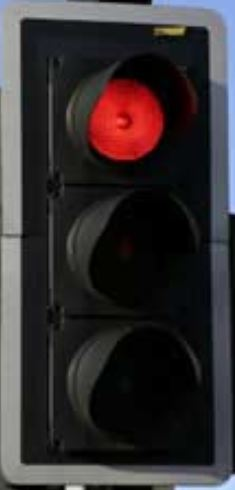
//> input picture Media/t1.JPG, 235 x 490 px; the run also reads 3 pictures not shown here
$ ./main   (built with g++ and OpenCV 4)
//> lines starting //> are read from the running program, lines starting //| are printed output that depends on the picture; pictures that were not available may be replaced by others from this repository, and a replacement may not be noted
#include "opencv2/imgcodecs.hpp"
#include "opencv2/highgui.hpp"
#include "opencv2/imgproc.hpp"
#include <iostream>
#include <conio.h>
#include <algorithm>

using namespace std;
using namespace cv;

int im1L1 = 319, im1L2 = 692;
int im2L1 = 217, im2L2 = 794;        //groundtruth for columns, used to assert
int im3L1 = 347, im3L2 = 701;        //whether its a match for light 1 or 2
int im4L1 = 271, im4L2 = 640;        //and also to find the best match
int im5L1 = 261, im5L2 = 644;
int im6L1 = 238, im6L2 = 650;
int im7L1 = 307, im7L2 = 747;
int im8L1 = 280, im8L2 = 795;
int im9L1 = 359, im9L2 = 630;
int im10L1 = 233, im10L2 = 681;
int im11L1 = 331, im11L2 = 663;
int im12L1 = 373, im12L2 = 715;
int im13L1 = 272, im13L2 = 604;
int im14L1 = 279, im14L2 = 719;
                           //ground truth for states of lights
//green
int one1 = 0, one2 = 0, two1 = 0, two2 = 0, three1 = 0, three2 = 0, six1 = 0, six2 = 0, nine1 = 0, nine2 = 0, ten1 = 0, ten2 = 0, leven1 = 0, leven2 = 0, twelve1 = 0, twelve2 = 0;
//yellow
int sev1 = 1, sev2 = 1, eight1 = 1, eight2 = 1;
//red
int four1 = 2, four2 = 2, thirt1 = 2, thirt2 = 2, fourt1 = 2, fourt2 = 2;
//red + yellow
int five1 = 3, five2 = 3;

double match(string imgName, string tempName) { //takes in image and single template
//> called with imgName = "Media/CamVidLights01.jpg", tempName = "Media/t1.jpg"
	Mat srcImg, tempImg;
	Mat result;
	Mat debug;


	tempImg = imread(tempName);
//> tempImg is the input picture: 490 rows x 235 cols, CV_8UC3; mean B, G, R 49, 47.5, 52.9
	if (tempImg.data == NULL) {
		printf("template imread() failed...\n");

	}

	srcImg = imread(imgName);
	if (srcImg.data == NULL) {
		printf("image imread() failed...\n");

	}
	debug = srcImg;
	double minVal = 0; double maxVal = 0;
	while (true) {

		int match_method = CV_TM_CCORR_NORMED;
		matchTemplate(srcImg, tempImg, result, match_method);
		normalize(result, result, 0, 1, NORM_MINMAX, -1, Mat());   //if i dont do this matches become worse

		Point minLoc, maxLoc, matchLoc;
		minMaxLoc(result, &minVal, &maxVal, &minLoc, &maxLoc, Mat());
		if (match_method == CV_TM_SQDIFF || match_method == CV_TM_SQDIFF_NORMED)  matchLoc = minLoc;
		else matchLoc = maxLoc;

		rectangle(
			debug,
			matchLoc,
			Point(matchLoc.x + (tempImg.cols), matchLoc.y + (tempImg.rows/1.5)),
			CV_RGB(255, 0, 0),
			3);


		//imshow("debug image", debug);
		//waitKey(100);
		//system("Pause");
		break;
	}
//> this loop made 1 pass
//> (maxVal, minLoc, matchLoc) on pass 1: (1, Point(30, 23), Point(10, 231))
//> srcImg: 246 rows x 118 cols, CV_8UC3; mean B, G, R 48.3, 46.9, 57.5

	return minVal*1000000;      //initial value is very small
}

Point matchCol(string imgName, string tempName) {  //returns location of the match
	Mat srcImg, tempImg;
	Mat result;
	Mat debug;


	tempImg = imread(tempName);
	if (tempImg.data == NULL) {
		printf("template imread() failed...\n");

	}

	srcImg = imread(imgName);
	if (srcImg.data == NULL) {
		printf("image imread() failed...\n");

	}

	debug = srcImg;
	Point minLoc, maxLoc, matchLoc;
	double minVal = 0; double maxVal = 0;

	while (true) {

		int match_method = CV_TM_CCORR_NORMED;
		matchTemplate(srcImg, tempImg, result, match_method);
		normalize(result, result, 0, 1, NORM_MINMAX, -1, Mat());

		minMaxLoc(result, &minVal, &maxVal, &minLoc, &maxLoc, Mat());
		if (match_method == CV_TM_SQDIFF || match_method == CV_TM_SQDIFF_NORMED)  matchLoc = minLoc;
		else matchLoc = maxLoc;

		rectangle(
			debug,
			matchLoc,
			Point(matchLoc.x + tempImg.cols, matchLoc.y + tempImg.rows),
			CV_RGB(255, 0, 0),
			3);

		break;
	}

	return matchLoc;
}

// [118 lines left out: functions match2, getRed, getGreen, getYellow, getBlackPercent, recall and 3 more, not called in this run]
int main(int argc, char* argv[])
{
	int colL1, colL2;
	string temp1, temp2, temp3, temp4, temp5, temp6, temp7, temp8, temp9;
	string img1, img2, img3, img4, img5, img6, img7, img8, img9, img10, img11, img12, img13, img14;

	temp1 = "Media/t1.jpg";
	temp2 = "Media/t4.jpg";
	temp3 = "Media/t6.jpg";
	temp4 = "Media/t44.jpg";
	temp5 = "Media/t66.jpg";
	temp6 = "Media/t2.jpg";
	temp7 = "Media/tL.jpg";
	temp8 = "Media/tn1.jpg";
	temp9 = "Media/tn2.jpg";

	string tempArr[] = { temp1, temp2, temp3, temp4, temp5, temp6, temp7, temp8, temp9 };

	img1 = "Media/CamVidLights01.jpg";
	img2 = "Media/CamVidLights02.jpg";
	img3 = "Media/CamVidLights03.jpg";
	img4 = "Media/CamVidLights04.jpg";
	img5 = "Media/CamVidLights05.jpg";
	img6 = "Media/CamVidLights06.jpg";
	img7 = "Media/CamVidLights07.jpg";
	img8 = "Media/CamVidLights08.jpg";
	img9 = "Media/CamVidLights09.jpg";
	img10 = "Media/CamVidLights10.jpg";
	img11 = "Media/CamVidLights11.jpg";
	img12 = "Media/CamVidLights12.jpg";
	img13 = "Media/CamVidLights13.jpg";
	img14 = "Media/CamVidLights14.jpg";

	string imgarray[] = { img1, img2, img3, img4, img5, img6, img7, img8, img9, img10, img11, img12, img13, img14 };
	string imgName;
	int imageName = 0;
	int difArr1[10] = {};
	int difArr2[10] = {};
	bool exit = true;
	int FP = 0;
	int TP = 0;
	int FN = 0;
	int TN = 0;
	int FParray[14] = {};
	int countStates = 0;

	while (imageName < 14) {
		int status;
		string resultTemp1, resultTemp2;
		int col1, col2;
		Mat cimg1, cimg2;
		Mat r1, r2, g1, g2, y1, y2;
		double rb1, gb1, yb1, rb2, gb2, yb2;
		double minim1, minim2;
		Point colsLoc;
		double minval;

		//cout << "What image would you like to test?  (0-13)" << endl;
		//cin >> imageName;
		int i = imageName;
		imgName = imgarray[imageName];
		                                 //following giving the ground truth values for columns
		if (imageName == 0) {
			colL1 = im1L1;
			colL2 = im1L2;
		}
		if (imageName == 1) {
			colL1 = im2L1;
			colL2 = im2L2;
		}
		if (imageName == 2) {
			colL1 = im3L1;
			colL2 = im3L2;
		}
		if (imageName == 3) {
			colL1 = im4L1;
			colL2 = im4L2;
		}
		if (imageName == 4) {
			colL1 = im5L1;
			colL2 = im5L2;
		}
		if (imageName == 5) {
			colL1 = im6L1;
			colL2 = im6L2;
		}
		if (imageName == 6) {
			colL1 = im7L1;
			colL2 = im7L2;
		}
		if (imageName == 7) {
			colL1 = im8L1;
			colL2 = im8L2;
		}
		if (imageName == 8) {
			colL1 = im9L1;
			colL2 = im9L2;
		}
		if (imageName == 9) {
			colL1 = im10L1;
			colL2 = im10L2;
		}
		if (imageName == 10) {
			colL1 = im11L1;
			colL2 = im11L2;
		}
		if (imageName == 11) {
			colL1 = im12L1;
			colL2 = im12L2;
		}
		if (imageName == 12) {
			colL1 = im13L1;
			colL2 = im13L2;
		}
		if (imageName == 13) {
			colL1 = im14L1;
			colL2 = im14L2;
		}


		int diff1_1 = 0, diff1_2 = 0, diff2_1 = 0, diff2_2 = 0, diff3_1 = 0, diff3_2 = 0, diff4_1 = 0, diff4_2 = 0;
		int diff5_1 = 0, diff5_2 = 0, diff6_1 = 0, diff6_2 = 0, diff7_1 = 0, diff7_2 = 0, diff8_1 = 0, diff8_2 = 0;
		int diff9_1 = 0, diff9_2 = 0, diff10_1 = 0, diff10_2 = 0, diff11_1 = 0, diff11_2 = 0, diff12_1 = 0, diff12_2;
		int diff13_1 = 0, diff13_2 = 0, diff14_1 = 0, diff14_2 = 0;
		int matches1 = 0, matches2 = 0;
		int count1 = NULL, count2 = NULL;
		int min1 = 100000, min2 = 100000;

		minval = match(imgName, temp1);
//> minval = 0
		colsLoc = matchCol(imgName, temp1);
//> the loop in matchCol, `while (true)` made 1 pass
//> colsLoc = Point(10, 231)
		if (minval > 0.0) {                   //if so its a match
			if (colsLoc.x < 400) {            //if so its a match for light 1
				matches1++;
				diff1_1 = abs(colsLoc.x - colL1);
				if (diff1_1 < min1) { min1 = diff1_1; difArr1[0] = diff1_1; };  //if smaller then = min and put into array of diffs
			}
			if (colsLoc.x > 400) {
				matches2++;
				diff1_2 = abs(colsLoc.x - colL2);
				if (diff1_2 < min2) { min2 = diff1_2; difArr2[0] = diff1_2; };
			}
		}


		minval = match(imgName, temp2);
//> call 2 of match, with imgName = "Media/CamVidLights01.jpg", tempName = "Media/t4.jpg"
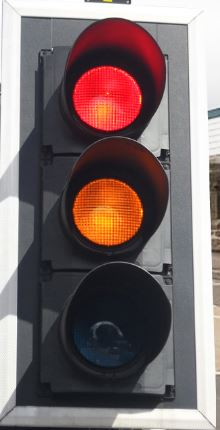
//> input picture Media/t4.JPG, 220 x 430 px
//> in match, tempImg is the input picture: 430 rows x 220 cols, CV_8UC3; mean B, G, R 108.9, 108.9, 124.4
//> the loop in match (call 2), `while (true)` made 1 pass
//> (maxVal, minLoc, matchLoc) on pass 1: (1, Point(34, 78), Point(7, 174))
//> after the loop in match (call 2), `while (true)`: srcImg: 246 rows x 118 cols, CV_8UC3; mean B, G, R 46.7, 45.2, 58.6
		colsLoc = matchCol(imgName, temp2);
//> the loop in matchCol (call 2), `while (true)` made 1 pass
//> colsLoc = Point(7, 174)
		if (minval > 0.0) {
			if (colsLoc.x < 400) {
				matches1++;
				diff2_1 = abs(colsLoc.x - colL1);
				if (diff2_1 < min1) { min1 = diff2_1; difArr1[1] = diff2_1; };
			}
			if (colsLoc.x > 400) {
				matches2++;
				diff2_2 = abs(colsLoc.x - colL2);
				if (diff2_2 < min1) { min1 = diff2_2; difArr2[1] = diff2_2; };
			}

		}

		minval = match(imgName, temp3);
//> call 3 of match, with imgName = "Media/CamVidLights01.jpg", tempName = "Media/t6.jpg"
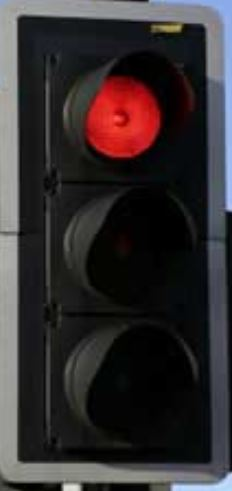
//> input picture Media/t6.JPG, 232 x 491 px
//> in match, tempImg is the input picture: 491 rows x 232 cols, CV_8UC3; mean B, G, R 47.6, 46.2, 51.7
//> the loop in match (call 3), `while (true)` made 1 pass
//> (maxVal, minLoc, matchLoc) on pass 1: (1, Point(27, 20), Point(7, 229))
//> after the loop in match (call 3), `while (true)`: srcImg: 246 rows x 118 cols, CV_8UC3; mean B, G, R 48.3, 46.9, 57.8
		colsLoc = matchCol(imgName, temp3);
//> colsLoc = Point(7, 229)
		if (minval > 0.0) {
			if (colsLoc.x < 400) {
				matches1++;
				diff3_1 = abs(colsLoc.x - colL1);
				if (diff3_1 < min1) { min1 = diff3_1; difArr1[2] = diff3_1; };
			}
			if (colsLoc.x > 400) {
				matches2++;
				diff3_2 = abs(colsLoc.x - colL2);
				if (diff3_2 < min1) { min1 = diff3_2; difArr2[2] = diff3_2; };
			}
		}

		minval = match(imgName, temp4);
//> call 4 of match, with imgName = "Media/CamVidLights01.jpg", tempName = "Media/t44.jpg"
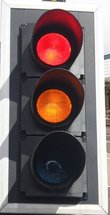
//> input picture Media/t44.jpg, 110 x 215 px
//> in match, tempImg is the input picture: 215 rows x 110 cols, CV_8UC3; mean B, G, R 109, 108.9, 124.3
//> the loop in match (call 4), `while (true)` made 1 pass
//> (maxVal, minLoc, matchLoc) on pass 1: (1, Point(0, 20), Point(5, 1))
//> after the loop in match (call 4), `while (true)`: srcImg: 246 rows x 118 cols, CV_8UC3; mean B, G, R 38.3, 37.9, 65
		colsLoc = matchCol(imgName, temp4);
//> after the loop in matchCol (call 4), `while (true)`: srcImg: 246 rows x 118 cols, CV_8UC3; mean B, G, R 35.7, 35.4, 68.9
//> colsLoc = Point(5, 1)
		if (minval > 0.0 && minval) {
			if (colsLoc.x < 400) {
				matches1++;
				diff4_1 = abs(colsLoc.x - colL1);
				if (diff4_1 < min1) { min1 = diff4_1; difArr1[3] = diff4_1; };
			}
			if (colsLoc.x > 400) {
				matches2++;
				diff4_2 = abs(colsLoc.x - colL2);
				if (diff4_2 < min1) { min1 = diff4_2; difArr2[3] = diff4_2; };
			}
		}

		minval = match(imgName, temp5);
//> after the loop in match (call 5), `while (true)`: srcImg: 246 rows x 118 cols, CV_8UC3; mean B, G, R 40.4, 39.6, 63.4
		colsLoc = matchCol(imgName, temp5);
//> after the loop in matchCol (call 5), `while (true)`: srcImg: 246 rows x 118 cols, CV_8UC3; mean B, G, R 38.1, 37.3, 63.1
//> colsLoc = Point(2, 0)
		if (minval > 0.0) {
			if (colsLoc.x < 400) {
				matches1++;
				diff5_1 = abs(colsLoc.x - colL1);
				if (diff5_1 < min1) { min1 = diff5_1; difArr1[4] = diff5_1; };
			}
			if (colsLoc.x > 400) {
				matches2++;
				diff5_2 = abs(colsLoc.x - colL2);
				if (diff5_2 < min1) { min1 = diff5_2; difArr2[4] = diff5_2; };
			}
		}

		minval = match(imgName, temp6);
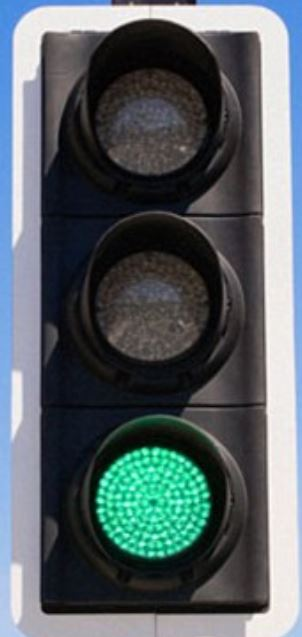
//> input picture Media/t2.JPG, 302 x 637 px
//> in match, tempImg is the input picture: 637 rows x 302 cols, CV_8UC3; mean B, G, R 101.4, 97.3, 87.2
//> the loop in match (call 6), `while (true)` made 1 pass
//> (maxVal, minLoc, matchLoc) on pass 1: (1, Point(58, 358), Point(30, 90))
//> pass 1, in match (call 6), `normalize(result, result, 0, 1, NORM_MINMAX, -1, Mat());`:
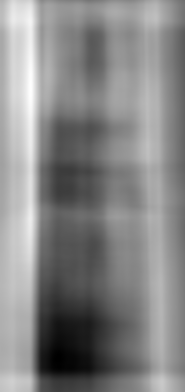
//> result: 392 rows x 185 cols, CV_32FC1; min 0, max 1, mean 0.527
//> after the loop in match (call 6), `while (true)`: srcImg: 246 rows x 118 cols, CV_8UC3; mean B, G, R 47.7, 46.3, 62.3
		colsLoc = matchCol(imgName, temp6);
//> colsLoc = Point(30, 90)
		if (minval > 0.0) {
			if (colsLoc.x < 400) {
				matches1++;
				diff6_1 = abs(colsLoc.x - colL1);
				if (diff6_1 < min1) { min1 = diff6_1; difArr1[5] = diff6_1; };
			}
			if (colsLoc.x > 400) {
				matches2++;
				diff6_2 = abs(colsLoc.x - colL2);
				if (diff6_2 < min1) { min1 = diff6_2; difArr2[5] = diff6_2; };
			}
		}

		minval = match(imgName, temp7);
//> the loop in match (call 7), `while (true)` made 1 pass
//> (maxVal, minLoc, matchLoc) on pass 1: (1, Point(33, 44), Point(9, 2))
//> after the loop in match (call 7), `while (true)`:
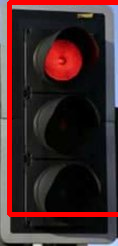
//> srcImg: 246 rows x 118 cols, CV_8UC3; mean B, G, R 41.2, 40.1, 64.4
		colsLoc = matchCol(imgName, temp7);
//> the loop in matchCol (call 7), `while (true)` made 1 pass
//> after the loop in matchCol (call 7), `while (true)`:
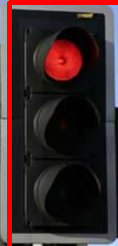
//> srcImg: 246 rows x 118 cols, CV_8UC3; mean B, G, R 40.9, 39.9, 60.8
//> colsLoc = Point(9, 2)
		if (minval > 0.0) {
			if (colsLoc.x < 400) {
				matches1++;
				diff7_1 = abs(colsLoc.x - colL1);
				if (diff7_1 < min1) { min1 = diff7_1; difArr1[6] = diff7_1; };
			}
			if (colsLoc.x > 400) {
				matches2++;
				diff7_2 = abs(colsLoc.x - colL2);
				if (diff7_2 < min1) { min1 = diff7_2; difArr2[6] = diff7_2; };
			}
		}

		minval = match(imgName, temp8);
		colsLoc = matchCol(imgName, temp8);
		if (minval > 0.0) {
			matches1++;
			if (colsLoc.x < 400) {
				diff8_1 = abs(colsLoc.x - colL1);
				if (diff8_1 < min1) { min1 = diff8_1; difArr1[7] = diff8_1; };
			}
			if (colsLoc.x > 400) {
				matches2++;
				diff8_2 = abs(colsLoc.x - colL2);
				if (diff8_2 < min1) { min1 = diff8_2; difArr2[7] = diff8_2; };
			}
		}

		minval = match(imgName, temp9);
		colsLoc = matchCol(imgName, temp9);
		if (minval > 0.0) {
			if (colsLoc.x < 400) {
				matches1++;
				diff9_1 = abs(colsLoc.x - colL1);
				if (diff9_1 < min1) { min1 = diff9_1; difArr1[8] = diff9_1; };
			}
			if (colsLoc.x > 400) {
				matches2++;
				diff9_2 = abs(colsLoc.x - colL2);
				if (diff9_2 < min1) { min1 = diff9_2; difArr2[8] = diff9_2; };
			}
		}


		for(int j = 0; j < 10; j++) {
			if (difArr1[j] < difArr1[j + 1]) {
				min1 = difArr1[i];
			}
			if (difArr2[j] < difArr2[j + 1]) {
				min2 = difArr2[j];
			}
		}
//> (the run ends here: the program stops with an error, at `matchTemplate(srcImg, tempImg, result, match_method);`)
